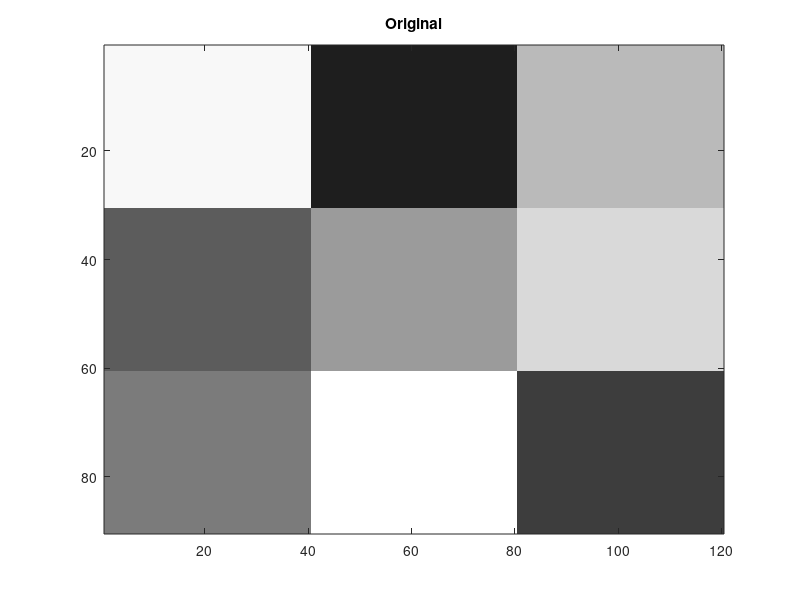

Here is the MATLAB script that generated this plot: (Note: this script raises an error after producing the figure.)
% Generate artifical ``image''
P = kron(magic(3),ones(30,40))*31;
col = [0:1/254:1]'*[1,1,1];
figure; image(P); colormap(col); title('Original');
print -depsc2 '../PICTURES/dborigimage.eps';
% Generate point spread function
L = 5; S = psf(L); 
% Blur image
C = blur(P,S);
figure; image(floor(C));  colormap(col); title('Blurred image');
print -depsc2 '../PICTURES/dbblurredimage.eps';
% Deblur image
D = deblur(C,S);
figure; image(floor(real(D)));  colormap(col); 
fprintf('Difference of images (Frobenius norm): %f\n',norm(P-D));
